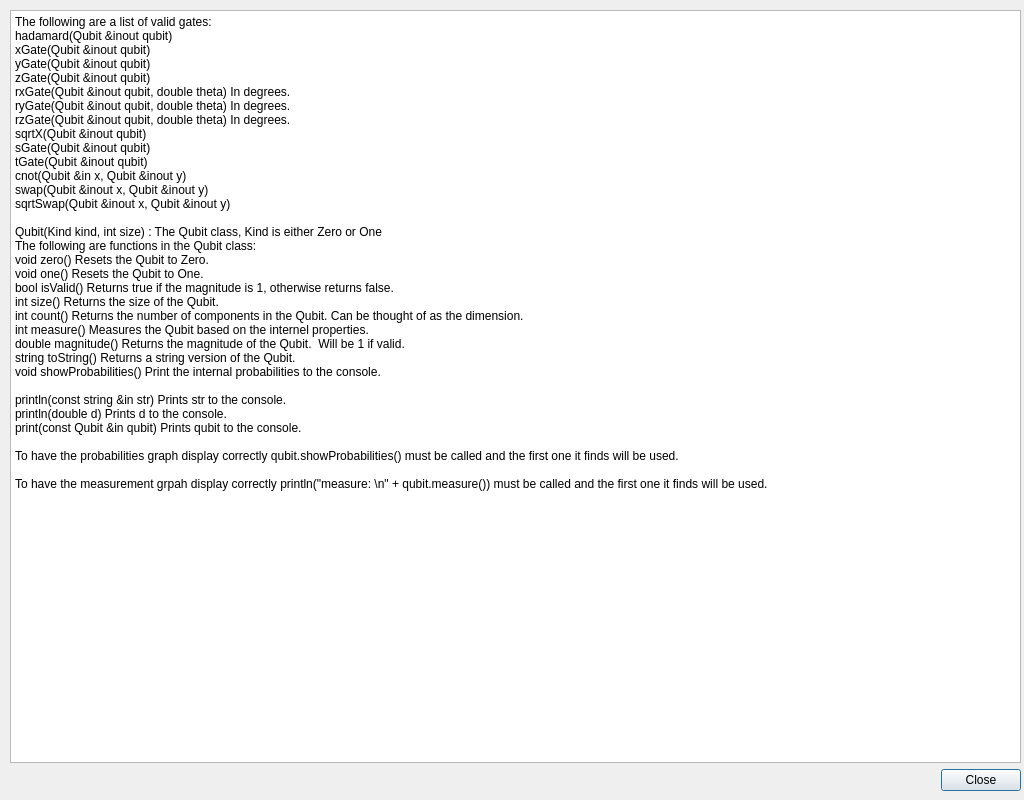
<?xml version="1.0" encoding="UTF-8"?>
<ui version="4.0">
 <class>HelpDialog</class>
 <widget class="QDialog" name="HelpDialog">
  <property name="geometry">
   <rect>
    <x>0</x>
    <y>0</y>
    <width>1024</width>
    <height>800</height>
   </rect>
  </property>
  <property name="windowTitle">
   <string>Help</string>
  </property>
  <widget class="QWidget" name="verticalLayoutWidget">
   <property name="geometry">
    <rect>
     <x>10</x>
     <y>10</y>
     <width>1011</width>
     <height>781</height>
    </rect>
   </property>
   <layout class="QVBoxLayout" name="verticalLayout">
    <item>
     <widget class="QPlainTextEdit" name="plainTextEdit">
      <property name="plainText">
       <string>The following are a list of valid gates:
hadamard(Qubit &amp;inout qubit)
xGate(Qubit &amp;inout qubit)
yGate(Qubit &amp;inout qubit)
zGate(Qubit &amp;inout qubit)
rxGate(Qubit &amp;inout qubit, double theta) In degrees.
ryGate(Qubit &amp;inout qubit, double theta) In degrees.
rzGate(Qubit &amp;inout qubit, double theta) In degrees.
sqrtX(Qubit &amp;inout qubit)
sGate(Qubit &amp;inout qubit)
tGate(Qubit &amp;inout qubit)
cnot(Qubit &amp;in x, Qubit &amp;inout y)
swap(Qubit &amp;inout x, Qubit &amp;inout y)
sqrtSwap(Qubit &amp;inout x, Qubit &amp;inout y)

Qubit(Kind kind, int size) : The Qubit class, Kind is either Zero or One
The following are functions in the Qubit class:
void zero() Resets the Qubit to Zero.
void one() Resets the Qubit to One.
bool isValid() Returns true if the magnitude is 1, otherwise returns false.
int size() Returns the size of the Qubit.
int count() Returns the number of components in the Qubit. Can be thought of as the dimension.
int measure() Measures the Qubit based on the internel properties.
double magnitude() Returns the magnitude of the Qubit.  Will be 1 if valid.
string toString() Returns a string version of the Qubit.
void showProbabilities() Print the internal probabilities to the console.

println(const string &amp;in str) Prints str to the console.
println(double d) Prints d to the console.
print(const Qubit &amp;in qubit) Prints qubit to the console.

To have the probabilities graph display correctly qubit.showProbabilities() must be called and the first one it finds will be used.

To have the measurement grpah display correctly println(&quot;measure: \n&quot; + qubit.measure()) must be called and the first one it finds will be used.</string>
      </property>
     </widget>
    </item>
    <item>
     <layout class="QHBoxLayout" name="horizontalLayout">
      <item>
       <spacer name="horizontalSpacer">
        <property name="orientation">
         <enum>Qt::Horizontal</enum>
        </property>
        <property name="sizeHint" stdset="0">
         <size>
          <width>40</width>
          <height>20</height>
         </size>
        </property>
       </spacer>
      </item>
      <item>
       <widget class="QPushButton" name="pushButton">
        <property name="text">
         <string>Close</string>
        </property>
       </widget>
      </item>
     </layout>
    </item>
   </layout>
  </widget>
 </widget>
 <resources/>
 <connections/>
</ui>
